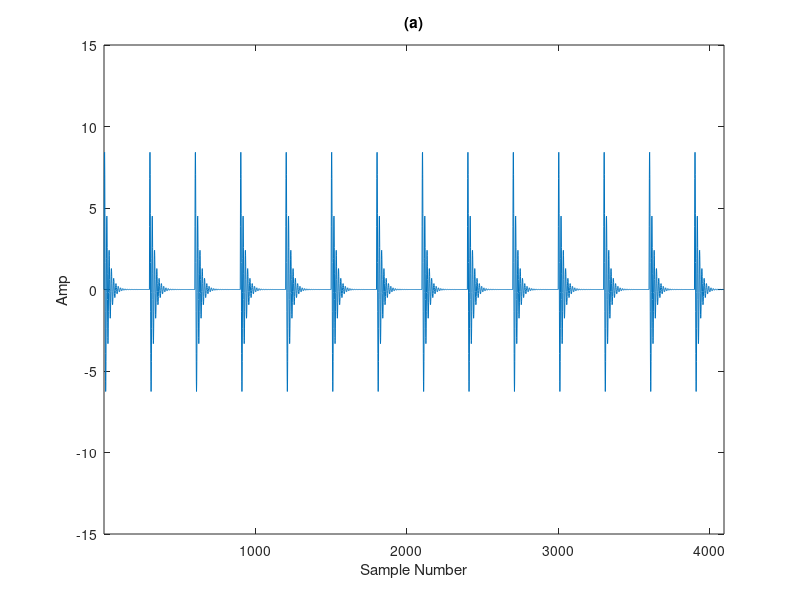

The MATLAB source for this figure: (Note: this script raises an error after producing the figure.)
clc
clear
close all
addpath('.\公式插件包\');
% 构建原始仿真冲击信号
fs = 30e3;                  % 采样频率
fn = 2e3/1;                   % 固有频率
y0 =10;                      % 位移常数
g = 0.1;                     % 阻尼系数
T = 0.005*2;                   % 重复周期
N = 4096;                  % 采样点数
NT = round(fs*T);      % 单周期采样点数
t = 0:1/fs:(N-1)/fs;      % 采样时刻
t0 = 0:1/fs:(NT-1)/fs;  % 单周期采样时刻
K = ceil(N/NT)+1;       % 重复次数
y = [];
for i = 1:K
    y = [y,y0*exp(-g*2*pi*fn*t0).*sin(2*pi*fn*sqrt(1-g^2)*t0)];
end
x = y(1:N);
figure(1)
plot(x);
ylabel('Amp');%%%%纵坐标的含义
xlabel('Sample Number');%%%%横坐标的含义
title('(a)');

   axis tight 
   ylim([-15 15]);
%  axis([0,4000,-inf,inf]);
% 信噪比和信号指定功率
amp=-10;%加入随机噪声，加噪后信噪比为-2
y=noisegen(x,amp);

SNRValues1 = amp

%%
scale=2;%小波分解层数

[c,l]=wavedec(y,scale,'db4');
[thr,sorh,keepapp]=ddencmp('den','wv',y);
%thr=29;
denoise=wdencmp('gbl',c,l,'db4',scale,thr,sorh,keepapp);
%%
%硬阈值
% o=find(abs(denoise)<6.5);
% denoise(o)=0;
%%
origSignal=x;
 errorSignal=x-denoise;
signal_2 = (sum(origSignal(:).^2));
noise_2 = (sum(errorSignal(:).^2));
SNRValues2 = 10*log10(signal_2./noise_2)

figure(2)
subplot(3,1,1)
plot(x)
title('原始无噪信号')
subplot(3,1,2)
plot(y)
title('含噪的信号')
subplot(3,1,3)
plot(denoise)
title('去噪后的信号')
sgtitle('小波去噪')
%%
di=appcoef(c,l,'db4',scale);
h={};
for i=1:scale
    h1=detcoef(c,l,i);
    h{i}=h1;
end
figure(3)
for i=1:scale
    subplot(scale+1,1,i)
    plot(h{i})
    title(['高频第',num2str(i),'层小波系数'])
    xlim([1,length(h{i})])
end
subplot(scale+1,1,scale+1)
plot(di)
xlim([1,length(di)])
title('低频小波系数')
sgtitle('小波各尺度系数') 
%%
figure(5)
y0=fft(x,N);%傅里叶变换
mag0=abs(y0);
f=(0:length(y0)-1)'*fs/length(y0);
plot(f(1:N/2),mag0(1:N/2));%绘制频谱图
ylabel('Amp');xlabel('Frequency/Hz')
title('(a)');
ylim([0 2000]);
x_min = 0;
x_max = 5000;
y_min = 0;
y_max = 2000;
% 绘制虚线框
hold on;
rectangle('Position', [x_min, y_min, x_max - x_min, y_max - y_min], 'EdgeColor', 'r', 'LineStyle', '--');
hold off;
% 绘制局部放大的图
figure(6);
plot(f(1:N/2),mag0(1:N/2));
ylabel('Amp');%%%%纵坐标的含义
xlabel('Frequency/Hz');%%%%横坐标的含义
title('(a1)');
 % 设置局部放大的区域
xlim([0, 5000]); % 设置 X 轴范围为 [2, 4]
ylim([0, 2000]); % 设置 Y 轴范围为 [0.5, 1]
%%
figure(7)
y1=fft(y,N);%傅里叶变换
mag1=abs(y1);
plot(f(1:N/2),mag1(1:N/2));%绘制频谱图
ylabel('Amp');xlabel('Frequency/Hz')
title('(b)');
ylim([0 2000]);
x_min = 0;
x_max = 5000;
y_min = 0;
y_max = 2000;
% 绘制虚线框
hold on;
rectangle('Position', [x_min, y_min, x_max - x_min, y_max - y_min], 'EdgeColor', 'r', 'LineStyle', '--');
hold off;
% 绘制局部放大的图
figure(8);
plot(f(1:N/2),mag1(1:N/2));
ylabel('Amp');%%%%纵坐标的含义
xlabel('Frequency/Hz');%%%%横坐标的含义
title('(b1)');
 % 设置局部放大的区域
xlim([0, 5000]); % 设置 X 轴范围为 [2, 4]
ylim([0, 2000]); % 设置 Y 轴范围为 [0.5, 1]
figure(9)
y2=fft(denoise,N);%傅里叶变换
mag2=abs(y2);
plot(f(1:N/2),mag2(1:N/2));%绘制频谱图
ylabel('Amp');xlabel('Frequency/Hz')
title('(c)');
ylim([0 2000]);
x_min = 0;
x_max = 5000;
y_min = 0;
y_max = 2000;
% 绘制虚线框
hold on;
rectangle('Position', [x_min, y_min, x_max - x_min, y_max - y_min], 'EdgeColor', 'r', 'LineStyle', '--');
hold off;
% 绘制局部放大的图
figure(10);
plot(f(1:N/2),mag2(1:N/2));
ylabel('Amp');%%%%纵坐标的含义
xlabel('Frequency/Hz');%%%%横坐标的含义
title('(c1)');
 % 设置局部放大的区域
xlim([0, 5000]); % 设置 X 轴范围为 [2, 4]
ylim([0, 2000]); % 设置 Y 轴范围为 [0.5, 1]

figure
pspectrum(x,t,'spectrogram','TimeResolution', 0.1,...
    'OverlapPercent',99,'Leakage',0.85) %计算绘制时谱图,时间分辨率为0.1，相邻段之间重叠为99%，频谱泄漏量为0.85
title('(a)');
ylabel('Frequency/kHz');%%%%纵坐标的含义
xlabel('Time/s');%%%%横坐标的含义
figure
pspectrum(y,t,'spectrogram','TimeResolution', 0.1,...
    'OverlapPercent',99,'Leakage',0.85) %计算绘制时谱图,时间分辨率为0.1，相邻段之间重叠为99%，频谱泄漏量为0.85
title('(b)');
ylabel('Frequency/kHz');%%%%纵坐标的含义
xlabel('Time/s');%%%%横坐标的含义
figure(18)
pspectrum(denoise,t,'spectrogram','TimeResolution', 0.1,...
    'OverlapPercent',99,'Leakage',0.85) %计算绘制时谱图,时间分辨率为0.1，相邻段之间重叠为99%，频谱泄漏量为0.85
title('(c)');
ylabel('Frequency/kHz');%%%%纵坐标的含义
xlabel('Time/s');%%%%横坐标的含义
figure(12)
plot(denoise);
ylabel('Amp');%%%%纵坐标的含义
xlabel('Sample Number');%%%%横坐标的含义
title('(c)');
   axis tight 
  ylim([-15 15]);
   figure(13)
plot(y);
ylabel('Amp');%%%%纵坐标的含义
xlabel('Sample Number');%%%%横坐标的含义
title('(b)');
   axis tight 
    ylim([-15 15]);

%%
% 1. 计算数据的平均值
mean_data1 = mean(x);
mean_data2 = mean(denoise);

% 2. 计算数据的标准差
std_data1 = std(x);
std_data2 = std(denoise);

% 3. 计算协方差
covariance = cov(x, denoise);

% 4. 计算皮尔逊相关系数
pearson_corr = covariance(1,2) / (std_data1 * std_data2);

% 显示结果
disp(['皮尔逊相关系数 (Pearson correlation) = ', num2str(pearson_corr)]);
%%
% 1. 计算数据的平均值
mean_data1 = mean(x);
mean_data2 = mean(y);

% 2. 计算数据的标准差
std_data1 = std(x);
std_data2 = std(y);

% 3. 计算协方差
covariance = cov(x, y);

% 4. 计算皮尔逊相关系数
pearson_corr = covariance(1,2) / (std_data1 * std_data2);

% 显示结果
disp(['皮尔逊相关系数 (Pearson correlation)2 = ', num2str(pearson_corr)]);
